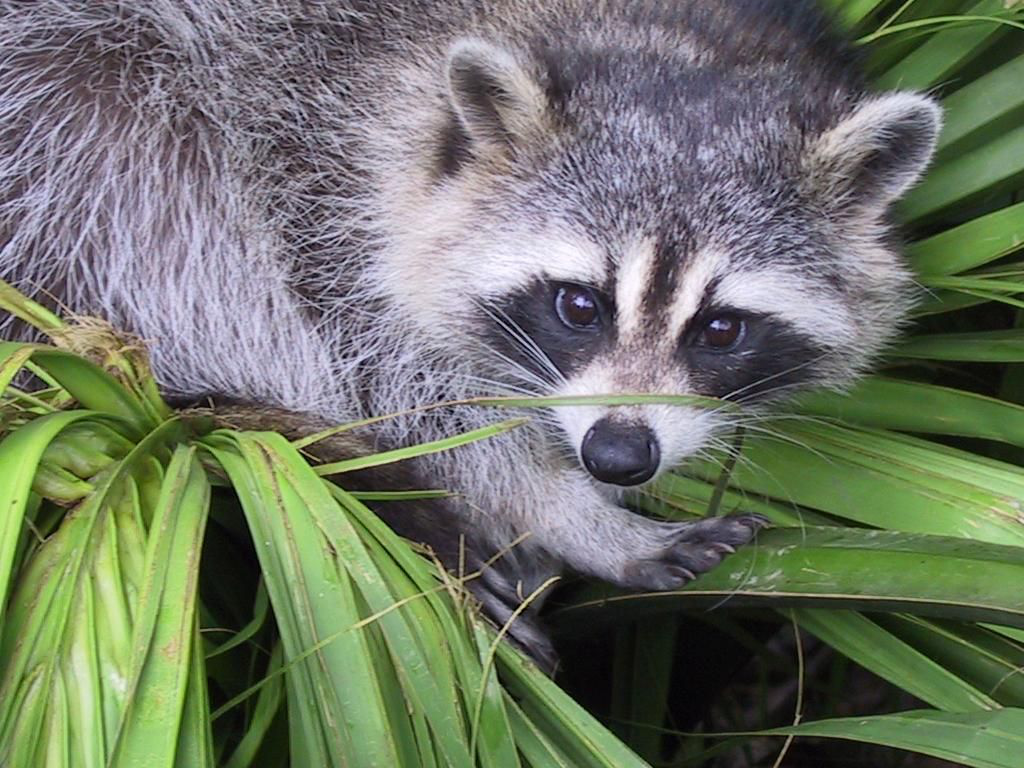
#> input picture Alumnos/FranciscoBahena/face.png, 1024 x 768 px
$ python aproximate_image.py face.png face.png   (older library calls are emulated)
#> lines starting #> are read from the running program, lines starting #| are printed output that depends on the picture

import matplotlib.pyplot as plt
from skimage import io
from skimage.viewer import ImageViewer
from numpy import linalg
import numpy as np

import matplotlib.pyplot as plt
from skimage import io
from skimage.viewer import ImageViewer
from numpy import linalg
import numpy as np
import sys
import time


img_loc = sys.argv[1]
#k = sys.argv[2]

k=10
matrix = io.imread(img_loc, as_grey=True)
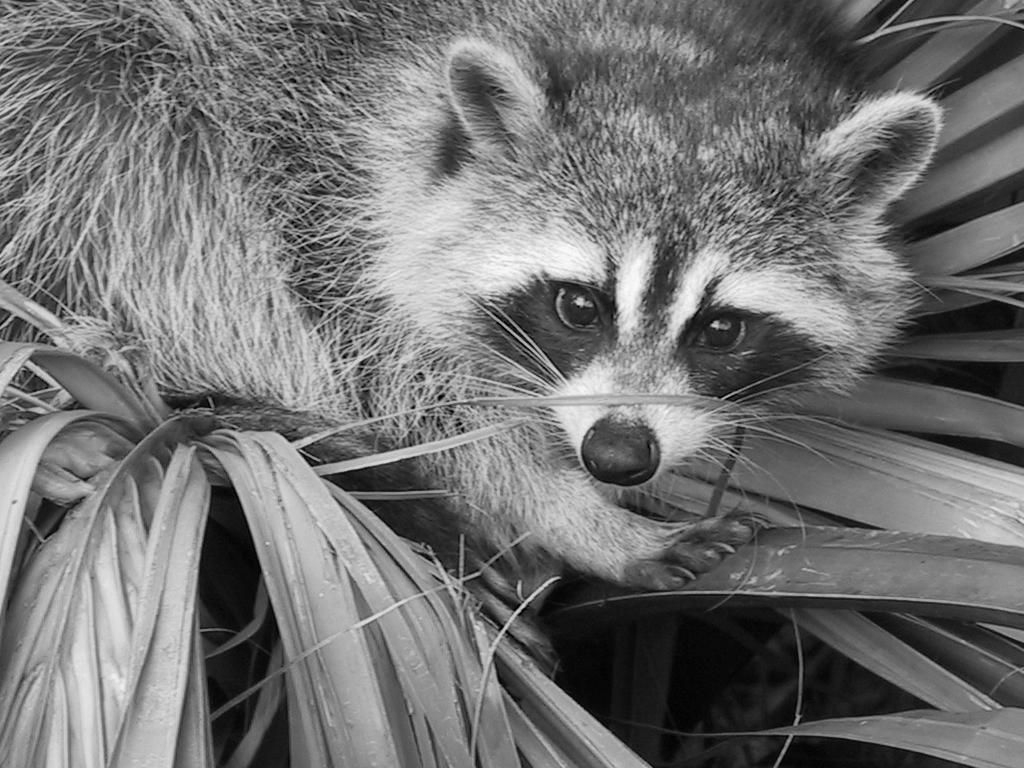
#> matrix: shape (768, 1024) float64; min 0.000833, max 0.992, mean 0.451
u, s, vt = linalg.svd(matrix, full_matrices=False)
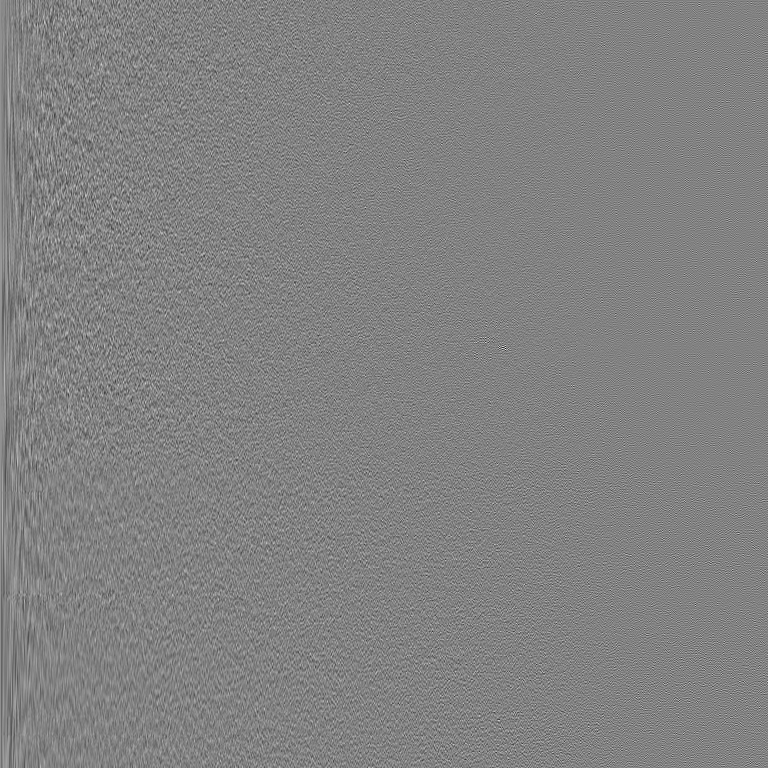
#> u: shape (768, 768) float64; min -0.287, max 0.276, mean 3.85e-05; drawn with min black and max white
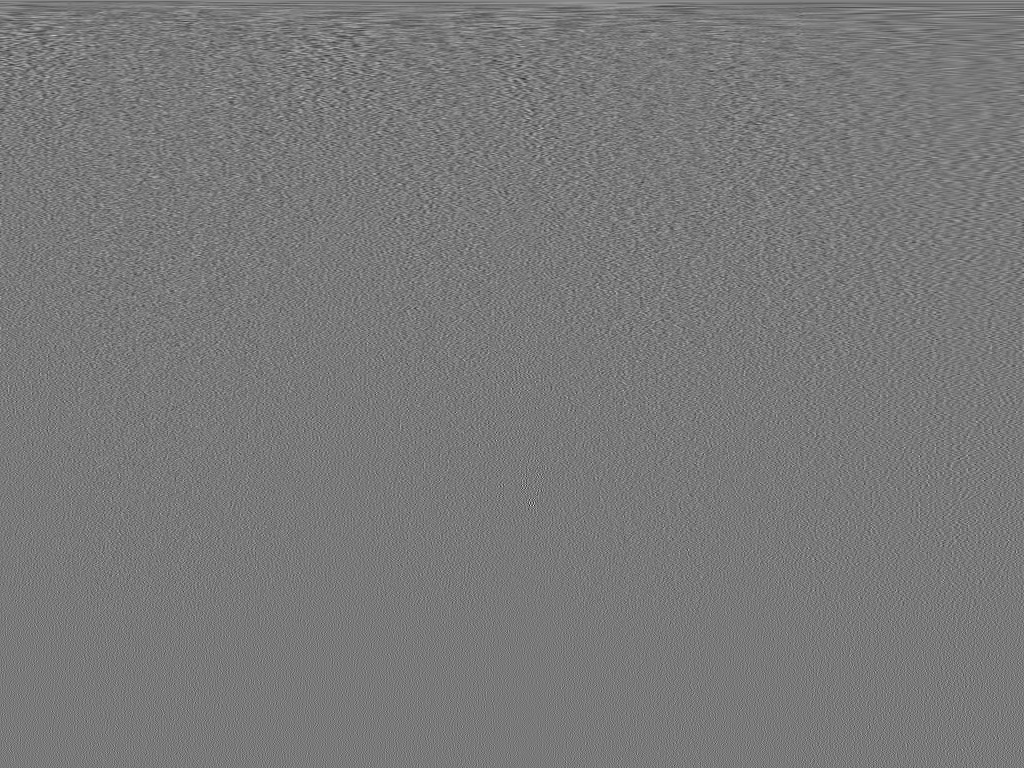
#> vt: shape (768, 1024) float64; min -0.269, max 0.295, mean 4.24e-05; drawn with min black and max white
#> s = 768 values, max 410.4 at index 0, min 0.00993 at index 767, mean 2.76
S = np.diag(s)
print('\n' + '*'*20+ '\n','The matrix shape is: \n',matrix.shape,'\n' + '*'*20+ '\n')
#| ********************
#|  The matrix shape is:
#|  (768, 1024)
#| ********************
print('\n' + '*'*20+ '\n','The shape of u is: \n',u.shape,'\n' + '*'*20+ '\n')
#| ********************
#|  The shape of u is:
#|  (768, 768)
#| ********************
print('\n' + '*'*20+ '\n','The shape of S (diagonal) is: \n',S.shape,'\n' + '*'*20+ '\n')
#| ********************
#|  The shape of S (diagonal) is:
#|  (768, 768)
#| ********************
print('\n' + '*'*20+ '\n','The shape of vt (transpose) is: \n',vt.shape,'\n' + '*'*20+ '\n')
#| ********************
#|  The shape of vt (transpose) is:
#|  (768, 1024)
#| ********************
print('\n' + '*'*20+ '\n','The values of k are : \n',range(5,45,10),'\n' + '*'*20+ '\n')


fig = plt.figure()

for k in range(5,45,10):

	u_r = u[:,:k]
	S_r = S[:k,:k]
	vt_r = vt[:k,:]

	matrix_k = np.matmul(u_r, np.matmul(S_r,vt_r))

	k_dict = {

		5 : 1,
		15: 2,
		25: 3,
		35: 4,
		45: 5
	}


	ax = fig.add_subplot(5, 1, k_dict[k])
	ax.imshow(matrix_k,cmap='gray')
	ax.plot()
#> this loop made 4 passes
#> pass 1, `matrix_k = np.matmul(u_r, np.matmul(S_r,vt_r))`:
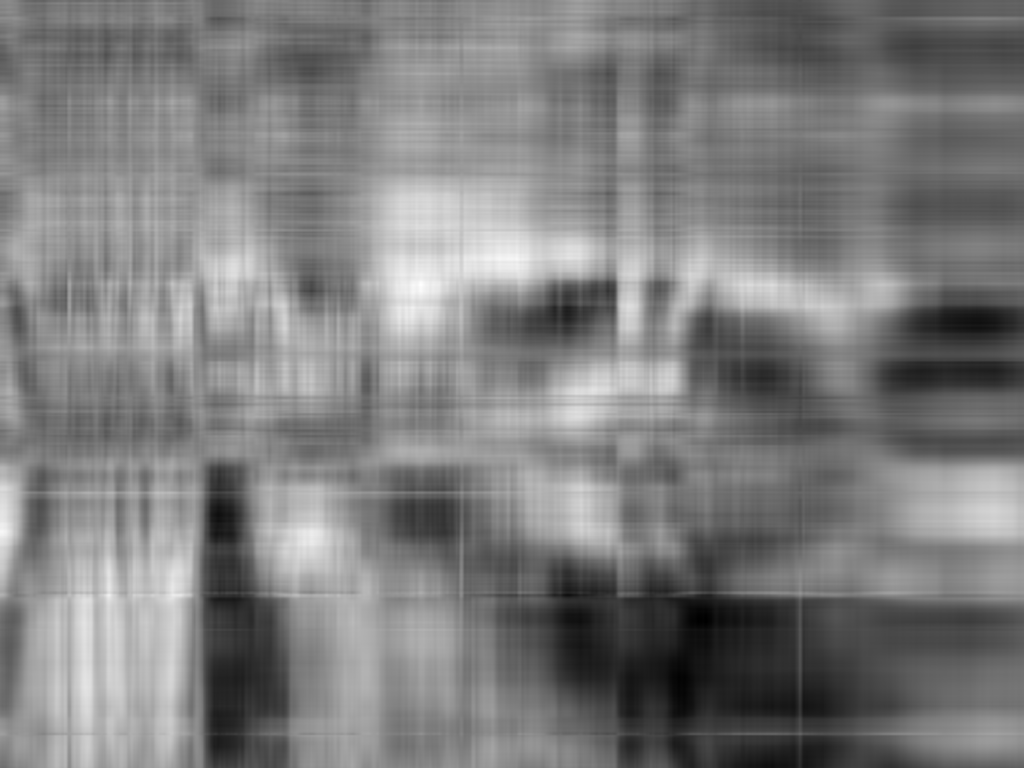
#> matrix_k: shape (768, 1024) float64; min -0.065, max 0.984, mean 0.451; drawn with min black and max white
#> pass 3, `matrix_k = np.matmul(u_r, np.matmul(S_r,vt_r))`:
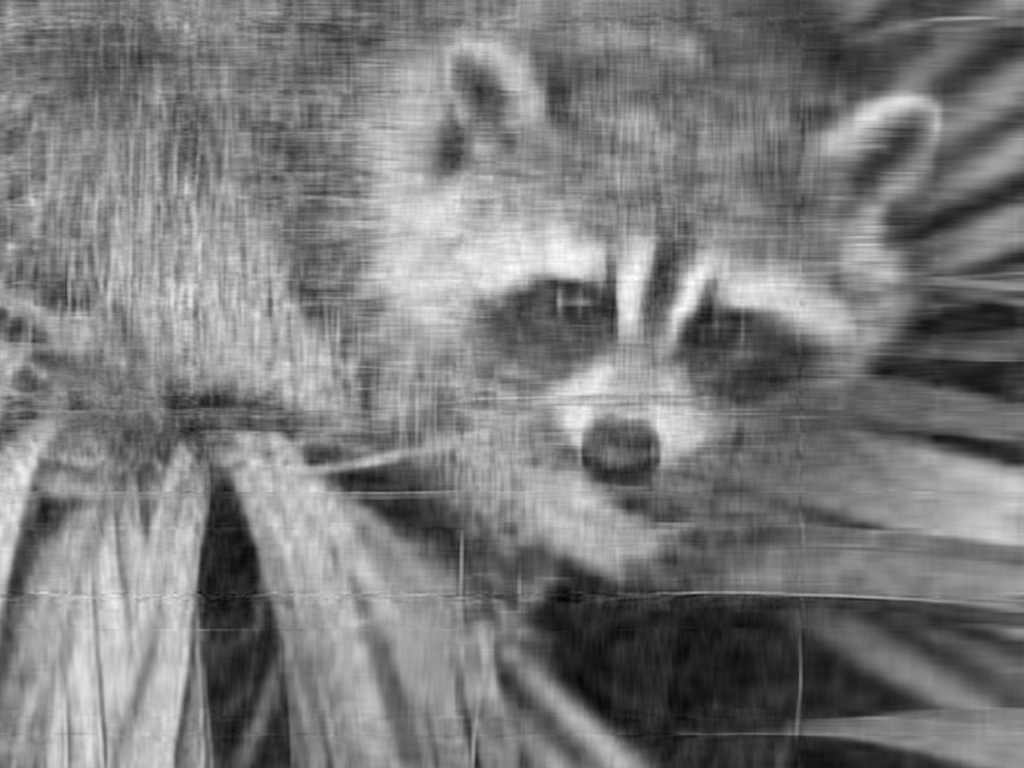
#> matrix_k: shape (768, 1024) float64; min -0.0929, max 1.04, mean 0.451; drawn with min black and max white
#> after the loop:
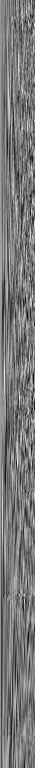
#> u_r: shape (768, 35) float64; min -0.128, max 0.144, mean 0.000914; drawn with min black and max white


plt.show()
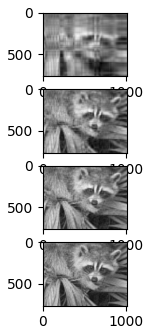
#> figure drawn by matplotlib, 4 panels
